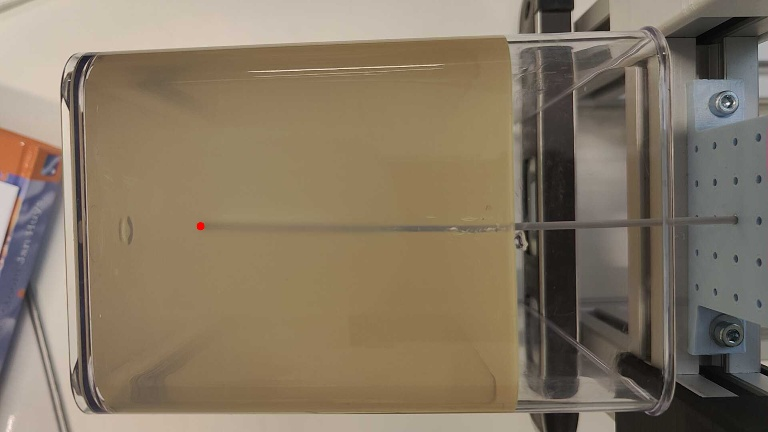
#> input picture RE__Needle_robotics/Data analysis/Curve/90 degrees/phantom3/phantom3/phantom3test5_insertion.jpg, 768 x 432 px, found by its file name
$ python curve_plotter.py
#> lines starting #> are read from the running program, lines starting #| are printed output that depends on the picture
# importing the module
import cv2
import pandas as pd
import numpy as np
from scipy.interpolate import interp1d

'''
Code used to discretise the shape and curvature of the needle path during hte curved insertion tests in order to plot
them for the report.
'''
# function to display the coordinates of
# of the points clicked on the image
def click_event(event, x, y, flags, params):
    # checking for left mouse clicks
    if event == cv2.EVENT_LBUTTONDOWN:
        # displaying the coordinates
        # on the Shell
        print(x, ' ', y)
        x_list.append(x)
        y_list.append(y)
        # displaying the coordinates
        # on the image window
        font = cv2.FONT_HERSHEY_SIMPLEX
        cv2.putText(img, str(x) + ',' +
                    str(y), (x, y), font,
                    1, (255, 0, 0), 2)
        cv2.imshow('image', img)

total_coordx = []
total_coordy = []
total_coord = []
# driver function
if __name__ == "__main__":
    # reading the image
    for j in range(5):
        x_list = []
        y_list = []
        img = cv2.imread(f'C:\My_Life\Apps\GitHub Desktop\BME_NeedleRobotics\RE__Needle_robotics\Data analysis\Curve\90 degrees\phantom3\phantom3\phantom3test5_insertion.jpg', 1)
#> img is the input picture: shape (432, 768, 3); mean B, G, R 99.6, 119.4, 133.4
        img = cv2.resize(img, (1920, 1080))
#> img: shape (1080, 1920, 3)
        img = cv2.flip(img, 1)
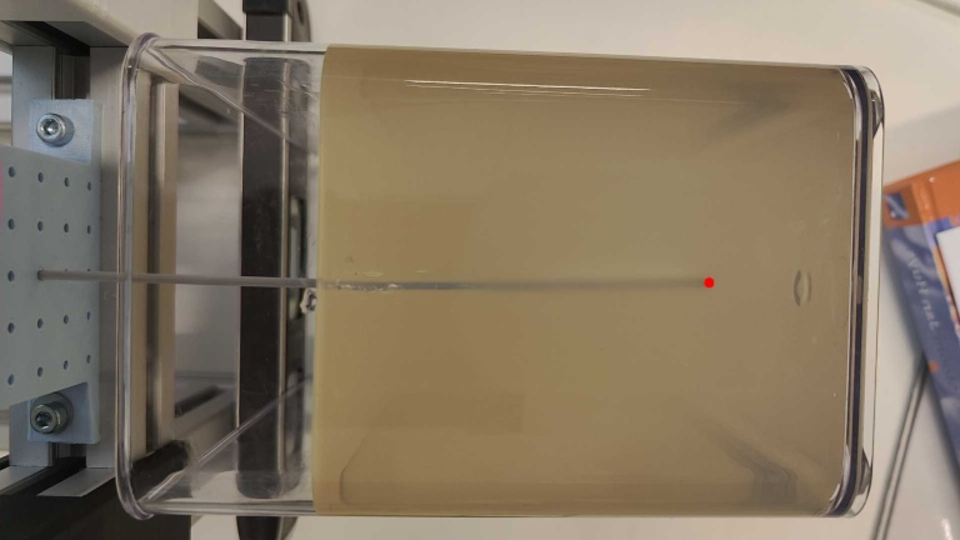
#> img: shape (1080, 1920, 3) (shown at 1/2 size); mean B, G, R 99.5, 119.4, 133.3
        # displaying the image
        cv2.imshow('image', img)

        # setting mouse handler for the image
        # and calling the click_event() function
        cv2.setMouseCallback('image', click_event)
        #z = np.polyfit(x, y, 3)
        # wait for a key to be pressed to exit
        key = cv2.waitKey(0)
#> (key Esc is pressed here)
        x_list = [x_list[i] - x_list[0] for i in range(len(x_list))]
        y_list = [y_list[i] - y_list[0] for i in range(len(y_list))]
        y_list = [-y_list[i] for i in range(len(y_list))]
        list_coord = [x_list, y_list]
        #total_coordx.append(x_list)
        #total_coordy.append(y_list)
        #total_coord.append(list_coord)
        print(f'test {j+1} : {list_coord}')
